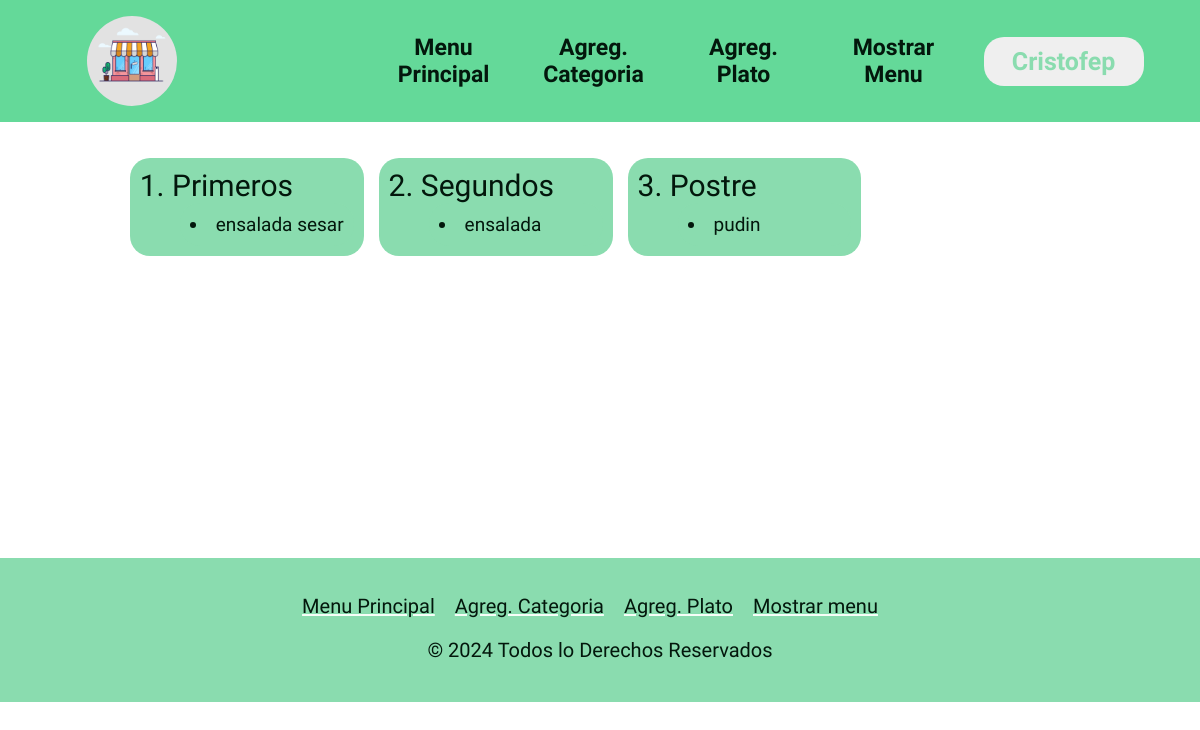
/mostrar_menu (signed in), run on the app's committed database.
### tables this page shows
CREATE TABLE categoria (
    id INTEGER PRIMARY KEY AUTOINCREMENT,
    nombre VARCHAR(1086) UNIQUE NOT NULL
);

CREATE TABLE plato (
    id INTEGER PRIMARY KEY AUTOINCREMENT,
    nombre VARCHAR(160) UNIQUE NOT NULL,
    categoria_id INTEGER NOT NULL,
    FOREIGN KEY(categoria_id) REFERENCES categoria(id)
);

### app.py (the view)
@app.route('/mostrar_menu')
def mostrar_menu():
    conn = connect_database() # Conexion a la Base De Batos
    cursor = conn.cursor()
    cursor.execute("SELECT * FROM categoria")
    categorias = cursor.fetchall() # Obtiene todas la categorias
    platos = []
    if categorias: # Si hay categorías en la base de datos
        for categoria in categorias: # Para cada categoría
            cursor.execute("SELECT nombre FROM plato WHERE categoria_id=?", (categoria[0],))
            platos_categoria = cursor.fetchall()  # Obtiene los nombres de los platos
            platos.append((categoria, platos_categoria)) # Agrega la categoría y sus platos a la lista
    conn.close() # Cierra la conecion
    return render_template('menu.html', categorias_platos=platos)

### app.py (called while the page is built)
def connect_database():
    conn = sqlite3.connect('database/restaurant.db')
    return conn

### templates/menu.html (shortened to what this page needs)
<!DOCTYPE html>
<html lang="en">
<head>
    <link rel="stylesheet" href="{{ url_for('static', filename="css/menu.css") }}">
    <link rel="stylesheet" href="{{ url_for('static', filename="css/navbar.css") }}">
    <link rel="stylesheet" href="{{ url_for('static', filename="css/font.css") }}">
    <link rel="stylesheet" href="{{ url_for('static', filename="css/scrollbar.css") }}">
    <link rel="stylesheet" href="{{ url_for('static', filename="css/footer.css") }}">
</head>
<body>
    <header>
        <img src="{{ url_for('static', filename='img/icon.png') }}" alt="icono">
        <nav class="menu">
            <ul class="menu_list">
                <li class="this">
                    <a href="/">Menu Principal</a>
                </li>
                <li class="this">
                    <a href="/Categoria">Agreg. Categoria</a>
                </li>
                <li class="this">
                    <a href="/Plato">Agreg. Plato</a>
                </li>
                <li class="this">
                    <a href="/mostrar_menu">Mostrar Menu</a>
                </li>
                <li>
                    {% if 'username' in session %}
                        <div class="dropdown">
                            <button class="dropdown">{{ session['username'] }}</button>
                        </div>
                    {% else %}
                        <a href="/login" class="stuffed">Iniciar sesión</a>
                    {% endif %}
                </li>
            </ul>
        </nav>
    </header>
    <main>
        <div class="container">
            <ul class="categoria_list">
                {% for categoria, platos_categoria in categorias_platos %}
                <li>{{ categoria[0] }}. {{ categoria[1] }}
                    <ul class="plato_list">
                        {% for plato in platos_categoria %}
                        <li>{{ plato[0] }}</li>
                        {% endfor %}
                    </ul>
                </li>
                {% endfor %}
            </ul>
        </div>
    </main>
    <footer>
        <div class="footer-nav">
            <ul class="footer-links">
                <li><a href="/">Menu Principal</a></li>
                <li><a href="/Categoria">Agreg. Categoria</a></li>
                <li><a href="/Plato">Agreg. Plato</a></li>
                <li><a href="/mostrar_menu">Mostrar menu</a></li>
            </ul>
        </div>
        <div class="footer-copy">
            <p>&copy; 2024 Todos lo Derechos Reservados </p>
        </div>
    </footer>
</body>
</html>

### static/css/menu.css (style rules this page uses)
:root { --text: #03170c; --background: #f6fef8; --primary: #31e36c; --secondary: #8adcaf; --accent: #64d999; }
body { margin: 0; }
main { height: 49.5vh; }
.container { width: auto; display: flex; justify-content: center; }
.categoria_list { list-style: none; display: grid; grid-template-columns: repeat(4,1fr); gap: 15px; }
.categoria_list li { background-color: var(--secondary); color: var(--text); padding: 10px; font-size: 30px; border-radius: 20px; }
.plato_list { list-style: inside; }
.plato_list li { font-size: 19px; }

### static/css/navbar.css (style rules this page uses)
:root { --text: #03170c; --background: #f6fef8; --primary: #31e36c; --secondary: #8adcaf; --accent: #64d999; }
header { background-color: var(--accent); padding: .5rem; margin-bottom: 20px; display: flex; align-items: center; justify-content: space-around; }
img { width: 90px; border-radius: 50%; }
.menu_list { list-style: none; display: flex; align-items: center; justify-content: center; gap: 10px; }
.menu_list li { padding: 10px; width: 120px; text-align: center; }
.menu_list li a { text-decoration: none; color: var(--text); font-size: 23px; font-weight: bold; margin: 0; }
.dropdown { position: relative; display: inline-block; }
button { border: none; border-radius: 20px; color: var(--secondary); font-size: 25px; font-weight: bold; padding: 10px; width: 160px; }

### static/css/footer.css (style rules this page uses)
:root { --text: #03170c; --background: #f6fef8; --primary: #31e36c; --secondary: #8adcaf; --accent: #64d999; }
footer { background-color: var(--secondary); padding: 20px 0; text-align: center; margin-top: 20px; }
.footer-nav { width: auto; }
.footer-links { list-style: none; padding: 0; display: flex; justify-content: center; }
.footer-links li { margin-right: 20px; }
.footer-links li a { text-decoration: underline var(--background); color: var(--text); font-size: 20px; }
.footer-copy { margin-top: 10px; }
.footer-copy p { font-size: 20px; color: var(--text); }

### data on the page
categoria: id "1", nombre "Primeros"
plato: nombre "ensalada sesar"
categoria: id "2", nombre "Segundos"
plato: nombre "ensalada"
categoria: id "3", nombre "Postre"
plato: nombre "pudin"

### other printed values
{{ session['username'] }} "Cristofep"
